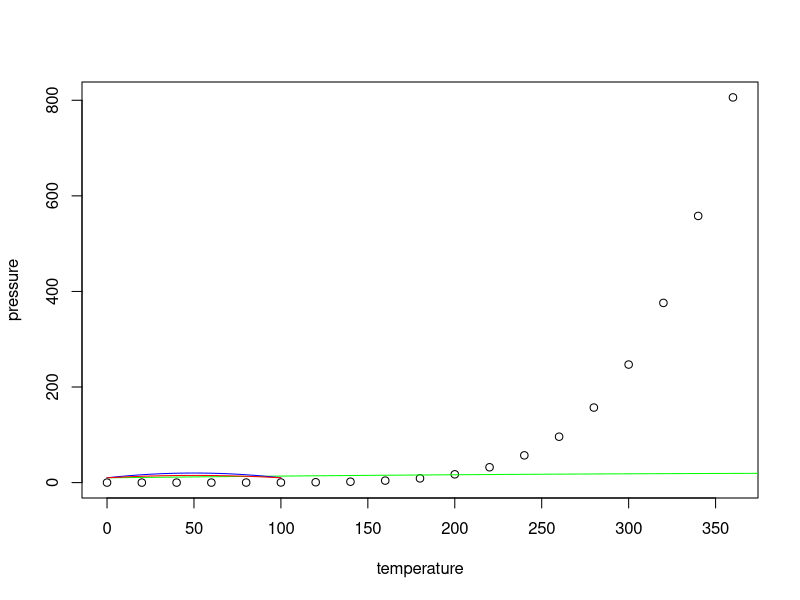

Here is the R script that generated this plot:
## ---- chunk 1
knitr::opts_chunk$set(echo = TRUE)
## ---- chunk 2
summary(cars)
## ---- chunk 3
plot(pressure)
## ---- chunk 4
tiro <- function(d,h, col){
  a <- -h/(d/2)^2
  b <- 4*h/d
  c <- h+a*(d/2)^2
  
  curve(a*x^2+b*x+10+c, from = 0, to = d, add = TRUE, col = col)
}
tiro(1000,10, "green")
tiro(100,10, "blue")
tiro(100,5, "red")
